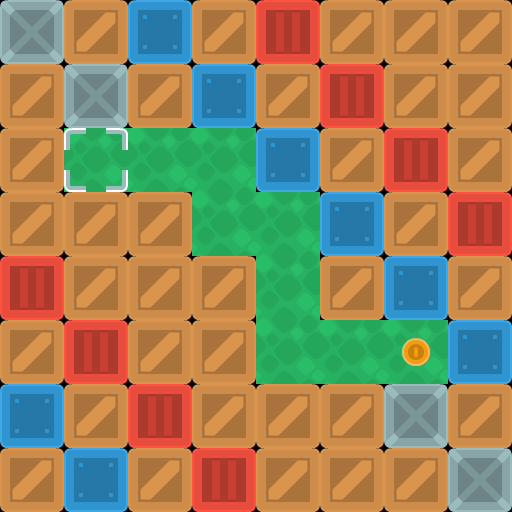

A level layout from a 2D game, rendered from its tile map. Below: a short description, then the map file with its tile-grid data intact:
An orthogonal 8x8 tile map with 64x64 px tiles, 3 tile layers (background, walls, objects).

<map version="1.10" tiledversion="1.11.2" orientation="orthogonal" renderorder="right-down" width="8" height="8" tilewidth="64" tileheight="64" infinite="0" nextlayerid="5" nextobjectid="1">
 <properties>
  <property name="character_bottom" value="[[0, 5], [1, 5], [2, 5]]" />
  <property name="character_left" value="[[3, 7], [4, 7], [5, 7]]" />
  <property name="character_right" value="[[0, 7], [1, 7], [2, 7]]" />
  <property name="character_top" value="[[3, 5], [4, 5], [5, 5]]" />
 </properties>
 <tileset firstgid="1" source="sokoban_tilesheet.tsx" />
 <layer id="4" name="background" width="8" height="8">
  <data encoding="csv">
0,0,0,0,0,0,0,0,
0,0,0,0,0,0,0,0,
0,89,89,89,0,0,0,0,
0,0,0,89,89,0,0,0,
0,0,0,0,89,0,0,0,
0,0,0,0,89,89,89,0,
0,0,0,0,0,0,0,0,
0,0,0,0,0,0,0,0
</data>
 </layer>
 <layer id="1" name="walls" width="8" height="8">
  <data encoding="csv">
6,2,4,2,3,2,2,2,
2,6,2,4,2,3,2,2,
2,0,0,0,4,2,3,2,
2,2,2,0,0,4,2,3,
3,2,2,2,0,2,4,2,
2,3,2,2,0,0,0,4,
4,2,3,2,2,2,6,2,
2,4,2,3,2,2,2,6
</data>
 </layer>
 <layer id="3" name="objects" width="8" height="8">
  <data encoding="csv">
0,0,0,0,0,0,0,0,
0,0,0,0,0,0,0,0,
0,40,0,0,0,0,0,0,
0,0,0,0,0,0,0,0,
0,0,0,0,0,0,0,0,
0,0,0,0,0,0,75,0,
0,0,0,0,0,0,0,0,
0,0,0,0,0,0,0,0
</data>
 </layer>
</map>
